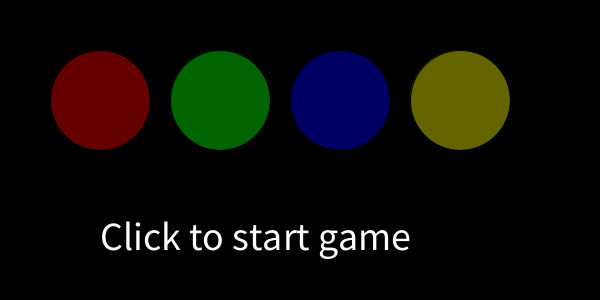
Frame 1 (no input)
Frame 60 (the mouse pressed at the canvas centre just before this capture): identical to frame 1, image omitted
Frame 120 (the mouse held since frame 60 and released just before this capture): identical to frame 1, image omitted

The Processing sketch that drew this single still picture (run headless with seeded random() and noise(); from frame 60 on, the mouse is pressed at the canvas centre):

// Processing sketch: simon
// ── simon.pde
int numberList[] = new int[4];
int beginingCenter = 100;
int circleHeight = 100;
int circleWidth = 100;
int hightLightNumber = 0;
int placeCounter = 0;
boolean starting = false;
boolean userSelect = false;
boolean gameOver = false;
boolean userWon = false;
int time = 0;
void setup() {
  size(600, 300);
  background(0);
}

void draw() {
  background(0);
  if (gameOver) {
    showGameOverScreen();
  }
  else {
    drawCircles();
  }
}

void drawCircles() {
  if (starting) {
    for (int j = 0; j < 4; j = j+1) {
      numberList[j] = (int)random(1, 5);
      println("number: "+numberList[j] );
    }
    println("initialized");
    placeCounter= 0;
    starting = false;
    hightLightNumber = numberList[0];
    time = millis() + 2000;
    userSelect = false;
  }
  else {
    if (!userSelect&& time != 0) {
      drawText("Watch the hightligh order");
      if (millis() > time ) {
        if (  millis() < time +200) {
          hightLightNumber = 0;
        }
        else {
          placeCounter = placeCounter+1;        
          if (placeCounter > 3) {
            userSelect = true;
            placeCounter = 0;
            hightLightNumber= 0;
          }
          else {
            hightLightNumber = numberList[placeCounter];
            println("hightlighing number: "+hightLightNumber);
            time = millis()+2000;
          }
        }
      }
      else {
      }
    }
    else {
      if (userSelect) {
        drawText("Click on circles to copy pattern");
      }
      else {
        drawText("Click to start game");
      }
    }
  }
  drawC1();
  drawC2();
  drawC3();
  drawC4();
}
void drawText(String text) {
  fill(255);
  textSize(40);
  text(text, circleWidth, circleHeight + 150);
}

void drawC1() {
  if (hightLightNumber == 1) {
    setHightlighted(255, 0, 0);
  }
  else {
    fill(100, 0, 0);
  }
  ellipse(beginingCenter, circleHeight, circleWidth, circleWidth);
  strokeWeight(1);
  stroke(0);
}
void drawC2() {
  if (hightLightNumber == 2) {
    setHightlighted(0, 255, 0);
  }
  else {
    fill(0, 100, 0);
  }
  ellipse(beginingCenter + 1 *(circleWidth + 20), circleHeight, circleWidth, circleWidth);
  strokeWeight(1);
  stroke(0);
}
void drawC3() {
  if (hightLightNumber == 3) {
    setHightlighted(0, 0, 255);
  }
  else {
    fill(0, 0, 100);
  }
  ellipse(beginingCenter + 2 *(circleWidth + 20), circleHeight, circleWidth, circleWidth);
  strokeWeight(1);
  stroke(0);
}
void drawC4() {
  if (hightLightNumber == 4) {
    setHightlighted(255, 255, 0);
  }
  else {
    fill(100, 100, 0);
  }
  ellipse(beginingCenter + 3 *(circleWidth + 20), circleHeight, circleWidth, circleWidth);
}

void setHightlighted(int r, int g, int b) {
  strokeWeight(5);
  stroke(255);
  fill(r, g, b);
}

int getNumberClicked() {
  for (int i = 0; i < 4; i = i+1) {
    if (dist(mouseX, mouseY, beginingCenter + i *(circleWidth + 20), circleHeight)< (circleWidth/2)) {
      return i + 1;
    }
  }
  return hightLightNumber;
}

void showGameOverScreen(){
  if(userWon){
    background(0,255,0);
    drawText("You won, congratualtions!");
  }
  else{
    background(255,0,0);
    drawText("You lost");
  }
  
}

void mouseReleased() {
  if (userSelect) {
    hightLightNumber = getNumberClicked();
    if (hightLightNumber != 0) {
      println("you selected: "+ hightLightNumber);
      if (hightLightNumber == numberList[placeCounter]) {
        println("right!");
        placeCounter = placeCounter+1;
        println("Place holder is: "+placeCounter);
        if (placeCounter >= 4) {
          println("game over! you won!");
          gameOver = true;
          userWon = true;
        }
      }
      else {
        println("you failed! right box was: "+numberList[placeCounter]);
        gameOver = true;
      }

      println("set hightLightNumber to: "+hightLightNumber);
    }
  }
  else {
    println("setting sstarting to true");
    starting = true;
  }
}
